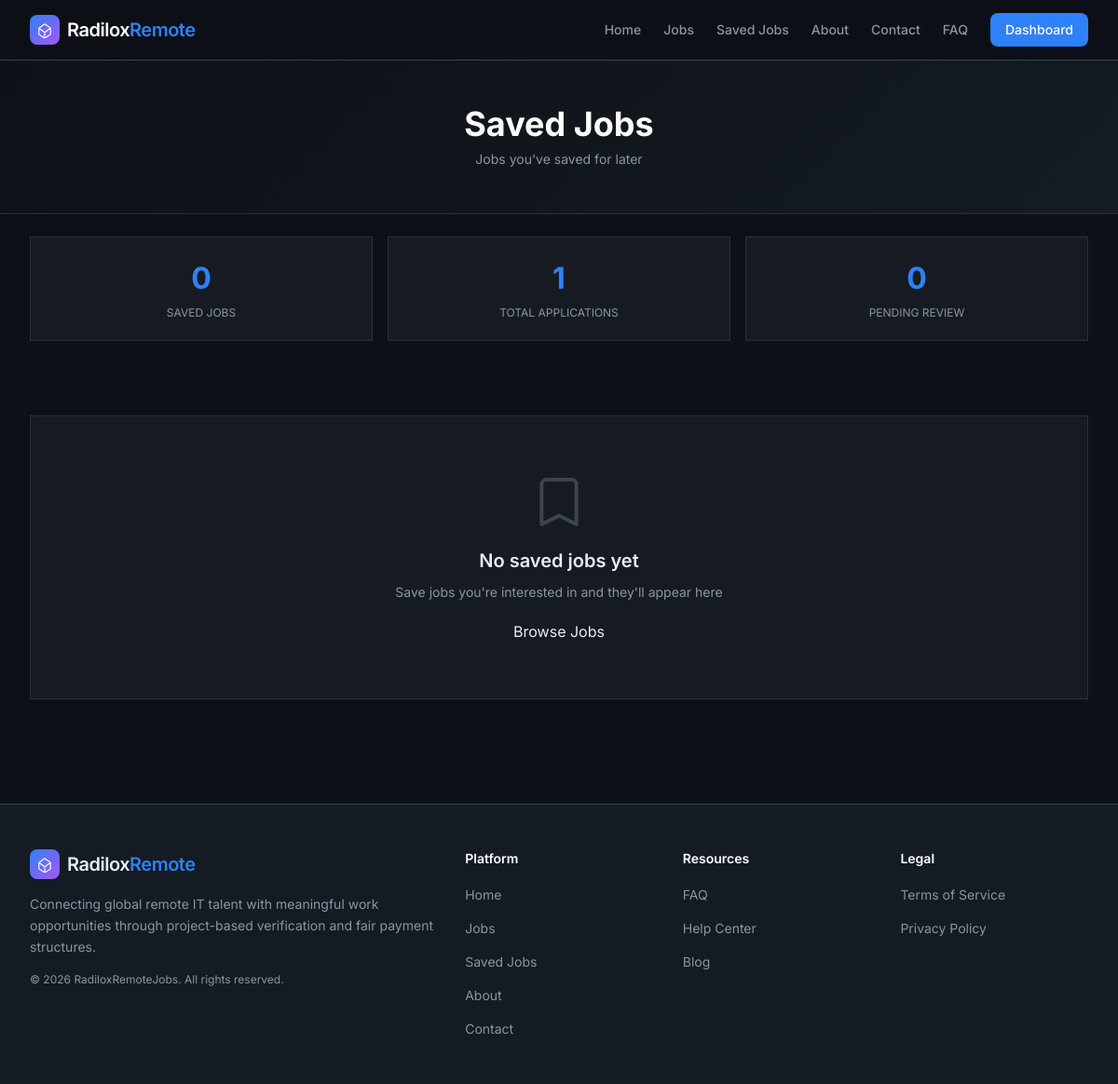
Page /jobs/saved/ (signed in) on the earlier database version.
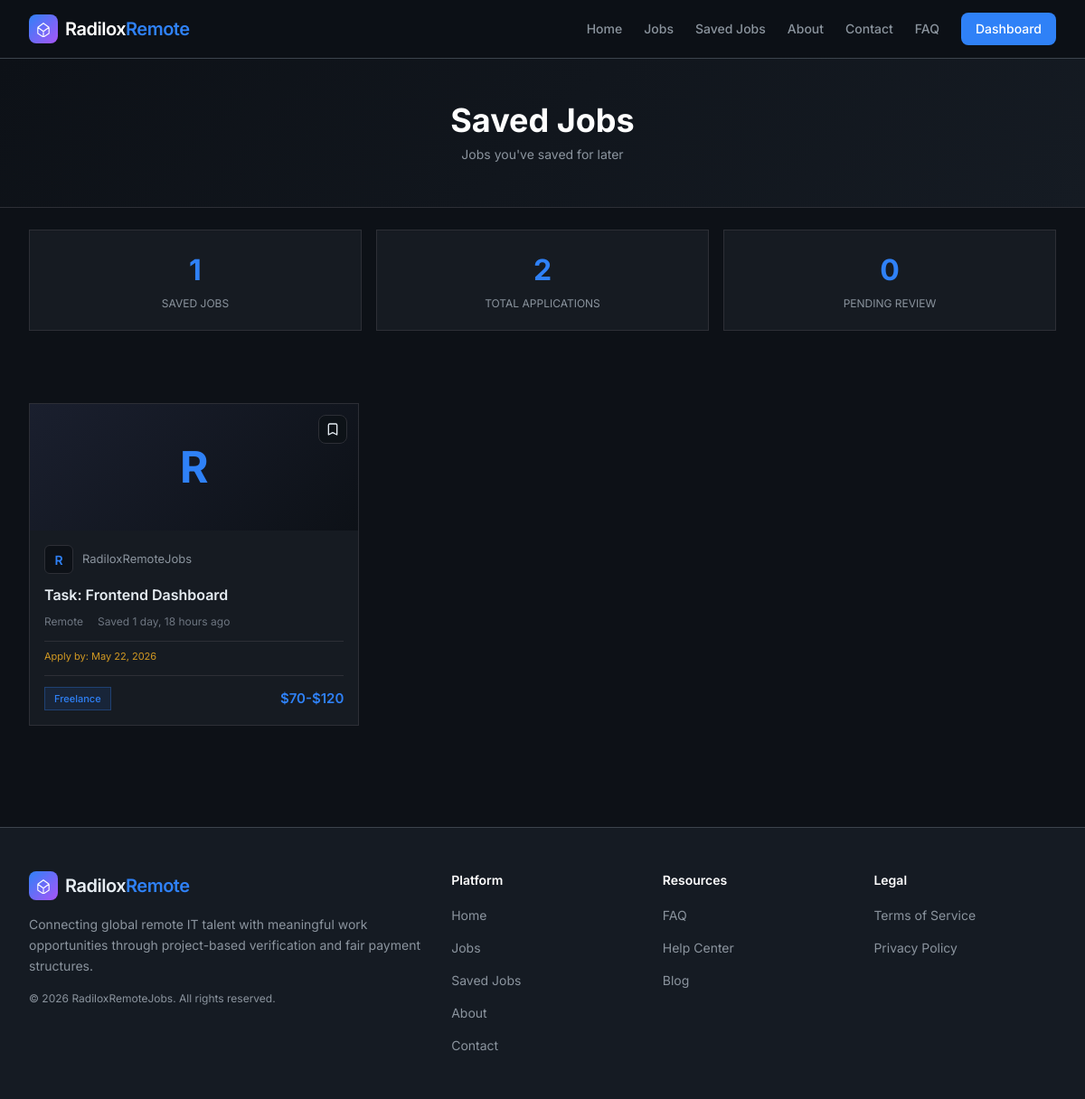
Same page on the later database version.
### jobs/models.py (models this page shows, shortened)
class SavedJob(models.Model):
    user = models.ForeignKey(settings.AUTH_USER_MODEL, on_delete=models.CASCADE, related_name='saved_jobs')
    job = models.ForeignKey(Job, on_delete=models.CASCADE, related_name='saved_by_users')
    saved_at = models.DateTimeField(auto_now_add=True)
    notes = models.TextField(blank=True, help_text="Personal notes about this job")
    class Meta:
        db_table = 'saved_jobs'
        ordering = ['-saved_at']
        unique_together = ['user', 'job']
        indexes = [
            models.Index(fields=['user', '-saved_at']),
        ]
        verbose_name = 'Saved Job'
        verbose_name_plural = 'Saved Jobs'

class Job(models.Model):
    JOB_TYPE_CHOICES = (
        ('freelance', 'Freelance'),
        ('fulltime', 'Full Time'),
        ('parttime', 'Part Time'),
        ('contract', 'Contract'),
        ('internship', 'Internship'),
    )
    EXPERIENCE_CHOICES = (
        ('entry', 'Entry Level (0-2 years)'),
        ('intermediate', 'Intermediate (2-5 years)'),
        ('senior', 'Senior (5-8 years)'),
        ('expert', 'Expert (8+ years)'),
    )
    title = models.CharField(max_length=255, db_index=True)
    company = models.CharField(max_length=255, db_index=True)
    description = models.TextField()
    requirements = models.TextField()
    project_brief = models.TextField(
        help_text="The project applicant must complete before interview",
        verbose_name="Project Brief (Required for Interview)"
    )
    categories = models.ManyToManyField(JobCategory, blank=True, related_name='jobs')
    salary_range = models.CharField(max_length=100, help_text="e.g., $80 - $100 per hour or $120k - $150k per year")
    location = models.CharField(max_length=255, default='Remote', db_index=True)
    job_type = models.CharField(max_length=20, choices=JOB_TYPE_CHOICES, default='freelance', db_index=True)
    experience_level = models.CharField(max_length=20, choices=EXPERIENCE_CHOICES, default='intermediate', db_index=True)
    skills_required = models.JSONField(default=list, blank=True, help_text="List of required skills")
    image = CloudinaryField('job_image', blank=True, null=True, folder='job_images/', help_text="Upload job advertisement image")
    image_url = models.URLField(blank=True, help_text="External image URL (if not using Cloudinary upload)")
    company_logo = CloudinaryField('company_logo', blank=True, null=True, folder='company_logos/', help_text="Company logo image")
    application_deadline = models.DateTimeField(
        null=True,
        blank=True,
        help_text="Deadline for submitting applications. Applicants cannot apply after this date."
    )
    is_active = models.BooleanField(default=True, db_index=True)
    is_featured = models.BooleanField(default=False, db_index=True, help_text="Featured jobs appear on homepage")
    view_count = models.PositiveIntegerField(default=0, db_index=True)
    application_count = models.PositiveIntegerField(default=0)
    created_by = models.ForeignKey(settings.AUTH_USER_MODEL, on_delete=models.SET_NULL, null=True, related_name='created_jobs')
    created_at = models.DateTimeField(auto_now_add=True, db_index=True)
    updated_at = models.DateTimeField(auto_now=True)
    published_at = models.DateTimeField(null=True, blank=True, help_text="When job was first published")
    expires_at = models.DateTimeField(null=True, blank=True, help_text="When job posting expires")
    class Meta:
        db_table = 'jobs'
        ordering = ['-created_at']
        indexes = [
            models.Index(fields=['is_active', '-created_at']),
            models.Index(fields=['job_type', '-created_at']),
            models.Index(fields=['company', '-created_at']),
            models.Index(fields=['location', '-created_at']),
            models.Index(fields=['is_featured', '-created_at']),
            models.Index(fields=['expires_at']),
            models.Index(fields=['application_deadline']),
        ]
        verbose_name = 'Job'
        verbose_name_plural = 'Jobs'
    @property
    def get_image_url(self):
        if self.image:
            return self.image.url
        elif self.image_url:
            return self.image_url
        return None
    @property
    def get_company_logo_url(self):
        if self.company_logo:
            return self.company_logo.url
        return None
    @property
    def is_application_deadline_passed(self):
        if self.application_deadline:
            return timezone.now() > self.application_deadline
        return False

### jobs/views.py (the view)
# urls.py: path('saved/', views.saved_jobs, name='saved_jobs'),
@login_required
def saved_jobs(request):
    saved_jobs = SavedJob.objects.filter(user=request.user).select_related('job').order_by('-saved_at')
    from application.models import Application
    applications = Application.objects.filter(user=request.user)
    context = {
        'saved_jobs': saved_jobs,
        'saved_jobs_count': saved_jobs.count(),
        'total_applications': applications.count(),
        'pending_applications': applications.filter(status='pending').count(),
    }
    return render(request, 'jobs/saved_jobs.html', context)

### templates/jobs/saved_jobs.html (shortened to what this page needs)
{% extends 'base.html' %}
{% load static %}
{% block content %}
<section class="saved-header py-12">
    <div class="max-w-7xl mx-auto px-4 sm:px-6 lg:px-8">
        <div class="text-center">
            <h1 class="text-3xl sm:text-4xl font-bold text-white mb-2">
                Saved Jobs
            </h1>
            <p class="text-sm text-github-fg-muted max-w-xl mx-auto">
                Jobs you've saved for later
            </p>
        </div>
    </div>
</section>
<section class="py-6">
    <div class="max-w-7xl mx-auto px-4 sm:px-6 lg:px-8">
        <div class="stats-row">
            <div class="stat-card">
                <div class="stat-number">{{ saved_jobs_count|default:"0" }}</div>
                <div class="stat-label">SAVED JOBS</div>
            </div>
            <div class="stat-card">
                <div class="stat-number">{{ total_applications|default:"0" }}</div>
                <div class="stat-label">TOTAL APPLICATIONS</div>
            </div>
            <div class="stat-card">
                <div class="stat-number">{{ pending_applications|default:"0" }}</div>
                <div class="stat-label">PENDING REVIEW</div>
            </div>
        </div>
    </div>
</section>
<section class="py-8">
    <div class="max-w-7xl mx-auto px-4 sm:px-6 lg:px-8">
        {% if saved_jobs %}
            <div class="saved-jobs-grid">
                {% for saved in saved_jobs %}
                <div class="saved-job-card" id="job-card-{{ saved.job.id }}">
                    <div class="remove-save-btn" onclick="event.stopPropagation(); removeSavedJob(this, {{ saved.job.id }})">
                        <svg fill="none" stroke="currentColor" viewBox="0 0 24 24">
                            <path stroke-linecap="round" stroke-linejoin="round" stroke-width="2"
                                  d="M5 5a2 2 0 012-2h10a2 2 0 012 2v16l-7-3.5L5 21V5z"/>
                        </svg>
                    </div>
                    <div class="card-image" onclick="window.location.href='{% url 'jobs:detail' saved.job.id %}'">
                        {% if saved.job.get_image_url %}
                            <img src="{{ saved.job.get_image_url }}" alt="{{ saved.job.title }}">
                            <div class="image-gradient"></div>
                        {% else %}
                            <div class="image-placeholder">
                                {{ saved.job.company|slice:":1"|upper }}
                            </div>
                        {% endif %}
                    </div>
                    <div class="card-content" onclick="window.location.href='{% url 'jobs:detail' saved.job.id %}'">
                        <div class="company-row">
                            <div class="company-icon">
                                {% if saved.job.get_company_logo_url %}
                                    <img src="{{ saved.job.get_company_logo_url }}" alt="{{ saved.job.company }}">
                                {% else %}
                                    {{ saved.job.company|slice:":1"|upper }}
                                {% endif %}
                            </div>
                            <div class="company-name">{{ saved.job.company }}</div>
                        </div>
                        <h3 class="job-title">{{ saved.job.title }}</h3>
                        <div class="job-meta">
                            <span>{{ saved.job.location }}</span>
                            <span>Saved {{ saved.saved_at|timesince }} ago</span>
                        </div>
                        {% if saved.job.application_deadline %}
                            {% if saved.job.is_application_deadline_passed %}
                                <div class="deadline-badge">
                                    <div class="deadline-passed-badge">
                                        Deadline Passed
                                    </div>
                                </div>
                            {% else %}
                                <div class="deadline-badge">
                                    <div class="deadline-text">
                                        Apply by: {{ saved.job.application_deadline|date:"M d, Y" }}
                                    </div>
                                </div>
                            {% endif %}
                        {% endif %}
                        <div class="card-footer">
                            <span class="job-type-badge
                                {% if saved.job.job_type == 'fulltime' %}badge-fulltime
                                {% elif saved.job.job_type == 'freelance' %}badge-freelance
                                {% else %}badge-parttime{% endif %}">
                                {{ saved.job.get_job_type_display }}
                            </span>
                            <span class="salary">{{ saved.job.salary_range }}</span>
                        </div>
                    </div>
                </div>
                {% endfor %}
            </div>
        {% else %}
            <div class="empty-state">
                <svg class="empty-icon" fill="none" stroke="currentColor" viewBox="0 0 24 24">
                    <path stroke-linecap="round" stroke-linejoin="round" stroke-width="1.5"
                          d="M5 5a2 2 0 012-2h10a2 2 0 012 2v16l-7-3.5L5 21V5z"/>
                </svg>
                <h3 class="empty-title">No saved jobs yet</h3>
                <p class="empty-text">Save jobs you're interested in and they'll appear here</p>
                <a href="{% url 'jobs:list' %}" class="search-btn">Browse Jobs</a>
            </div>
        {% endif %}
    </div>
</section>
{% endblock %}

Differences in the rows shown:
added SavedJob: job.company "R", job.company "RadiloxRemoteJobs", job "Task: Frontend Dashboard", job.location "Remote", saved_at "1 day, 18 hours", job.application_deadline "May 22, 2026", job.job_type "Freelance", job.salary_range "$70-$120"
Other differences:
{{ saved_jobs_count|default:"0" }}: "0" → "1"
{{ total_applications|default:"0" }}: "1" → "2"
text no longer shown: "No saved jobs yet Save jobs you're interested in and they'll appear here Browse Jobs"
